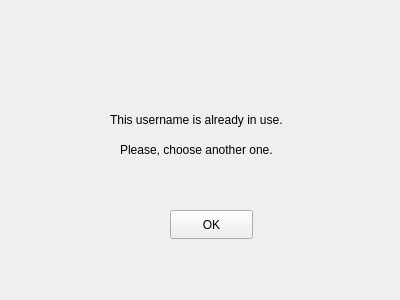
<?xml version="1.0" encoding="UTF-8"?>
<ui version="4.0">
 <class>exists_form</class>
 <widget class="QWidget" name="exists_form">
  <property name="geometry">
   <rect>
    <x>0</x>
    <y>0</y>
    <width>400</width>
    <height>300</height>
   </rect>
  </property>
  <property name="windowTitle">
   <string>Form</string>
  </property>
  <widget class="QLabel" name="label">
   <property name="geometry">
    <rect>
     <x>110</x>
     <y>110</y>
     <width>211</width>
     <height>20</height>
    </rect>
   </property>
   <property name="text">
    <string>This username is already in use.</string>
   </property>
  </widget>
  <widget class="QLabel" name="label_2">
   <property name="geometry">
    <rect>
     <x>120</x>
     <y>140</y>
     <width>191</width>
     <height>20</height>
    </rect>
   </property>
   <property name="text">
    <string>Please, choose another one.</string>
   </property>
  </widget>
  <widget class="QPushButton" name="pushButton">
   <property name="geometry">
    <rect>
     <x>170</x>
     <y>210</y>
     <width>83</width>
     <height>29</height>
    </rect>
   </property>
   <property name="text">
    <string>OK</string>
   </property>
  </widget>
 </widget>
 <resources/>
 <connections/>
</ui>
